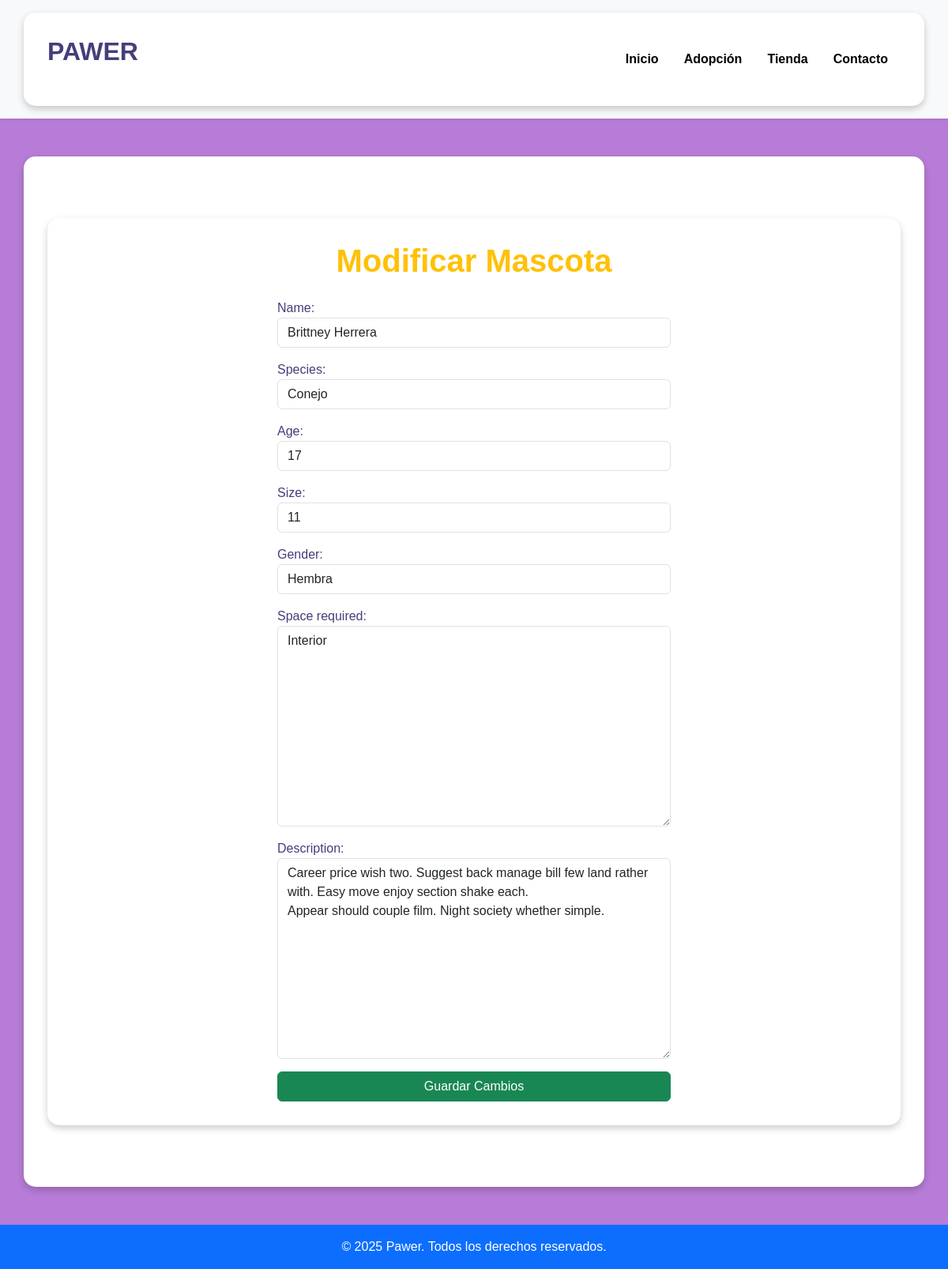
The app's page /PetsAdoption/pet/2/edit/ with its own data.
### PetsAdoption/models.py (models this page shows, shortened)
class Pet(models.Model):
    name = models.CharField(max_length=100)
    species = models.CharField(max_length=50)
    age = models.IntegerField()
    size = models.CharField(max_length=20)
    gender = models.CharField(max_length=20)
    space_required = models.TextField()
    description = models.TextField()
    compatibility = models.TextField()
    pet_lever = models.ForeignKey(PetLever, on_delete=models.CASCADE, related_name='pets', null=True, blank=True)
    created_at = models.DateTimeField(auto_now_add=True)
    updated_at = models.DateTimeField(auto_now=True)

### PetsAdoption/views.py (the view)
# urls.py: path('pet/<int:pet_id>/edit/', views.edit_pet, name='edit_pet'),
def edit_pet(request, pet_id):
    pet = get_object_or_404(Pet, id=pet_id)
    if request.method == "POST":
        form = PetForm(request.POST, instance=pet)
        if form.is_valid():
            form.save()
            return redirect('pet_detail', pet_id=pet.id)  # Redirige a la vista detallada después de guardar
    else:
        form = PetForm(instance=pet)
    return render(request, 'updatePet.html', {'form': form, 'pet': pet})

### PetsAdoption/forms.py
class PetForm(forms.ModelForm):
    class Meta:
        model = Pet
        fields = ['name', 'species', 'age', 'size', 'gender', 'space_required', 'description']
        widgets = {
            'name': forms.TextInput(attrs={'class': 'form-control'}),
            'species': forms.TextInput(attrs={'class': 'form-control'}),
            'age': forms.NumberInput(attrs={'class': 'form-control'}),
            'size': forms.TextInput(attrs={'class': 'form-control'}),
            'gender': forms.TextInput(attrs={'class': 'form-control'}),
            'space_required': forms.Textarea(attrs={'class': 'form-control'}),
            'description': forms.Textarea(attrs={'class': 'form-control'}),
        }

### PetsAdoption/templates/updatePet.html (shortened to what this page needs)
{% extends "base.html" %}
{% block content %}
<div class="container my-5">
    <h1 class="text-center text-warning fw-bold">Modificar Mascota</h1>
    <form method="POST" class="mt-4">
        <div class="row">
            <div class="col-md-6 mx-auto">
                <div class="mb-3">
                    {{ form.name.label_tag }}
                    {{ form.name }}
                </div>
                <div class="mb-3">
                    {{ form.species.label_tag }}
                    {{ form.species }}
                </div>
                <div class="mb-3">
                    {{ form.age.label_tag }}
                    {{ form.age }}
                </div>
                <div class="mb-3">
                    {{ form.size.label_tag }}
                    {{ form.size }}
                </div>
                <div class="mb-3">
                    {{ form.gender.label_tag }}
                    {{ form.gender }}
                </div>
                <div class="mb-3">
                    {{ form.space_required.label_tag }}
                    {{ form.space_required }}
                </div>
                <div class="mb-3">
                    {{ form.description.label_tag }}
                    {{ form.description }}
                </div>
                <button type="submit" class="btn btn-success w-100">Guardar Cambios</button>
            </div>
        </div>
    </form>
</div>
{% endblock %}

### static/css/styles.css (style rules this page uses)
body { font-family: 'Poppins', sans-serif; background-color: #b77cd7; color: #443e7c; margin: 0; padding: 0; }
h1 { color: white; text-align: center; margin-bottom: 20px; }
.container { background-color: white; padding: 30px; border-radius: 15px; box-shadow: 0 4px 10px rgba(0, 0, 0, 0.2); }

### records on screen
Pet: name "Brittney Herrera", species "Conejo", age "17", size "11", gender "Hembra", space_required "Interior", description "Career price wish two. Suggest back manage bill few land rather with. Easy move enjoy section shake each. Appear should couple film. Night society whether simple."
